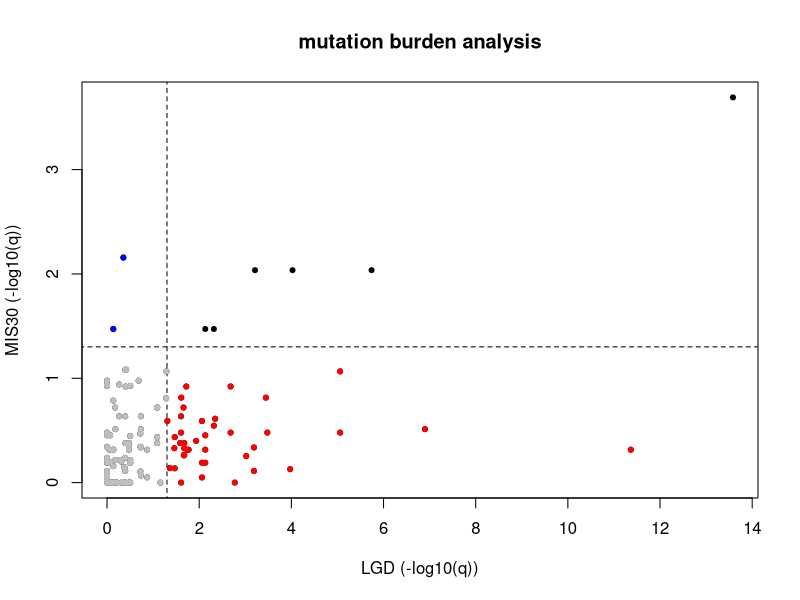
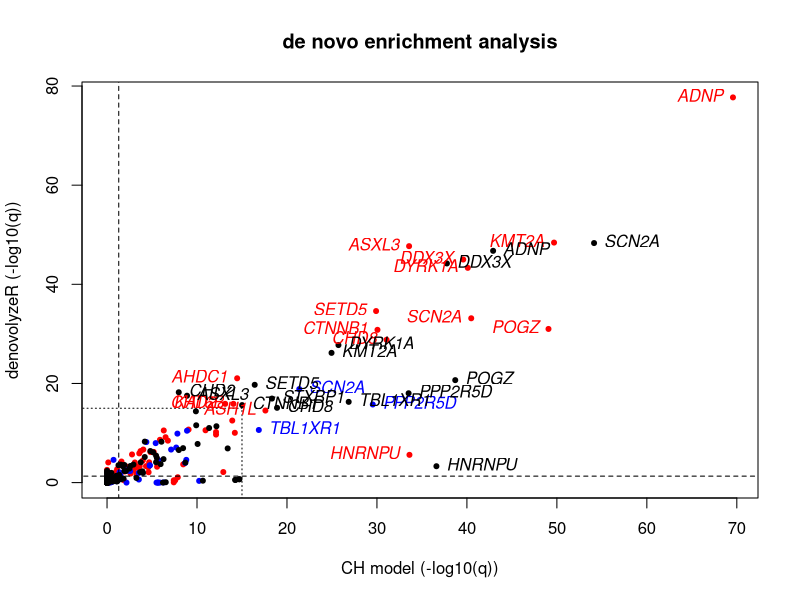
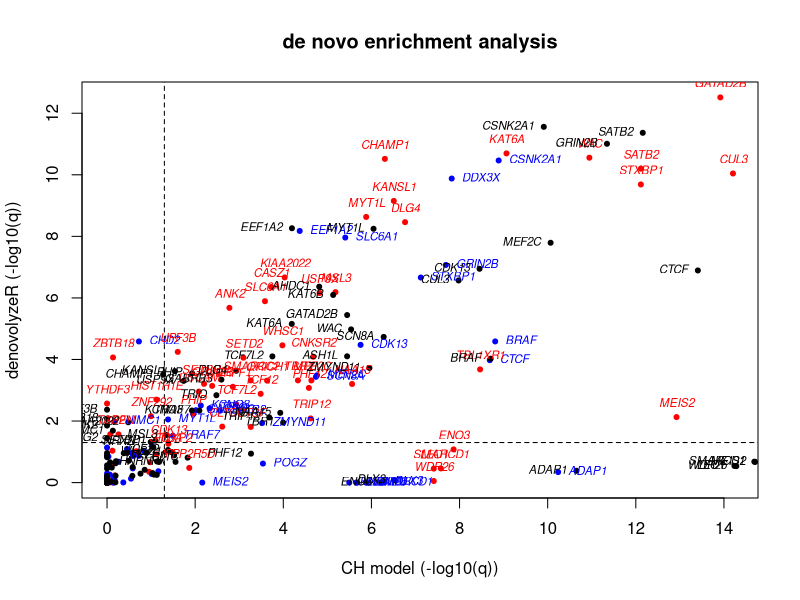

These charts were generated, in order, by the following R code:
###################################################################
# plot Figure 2a,2c
###################################################################

# set up work directory
setwd("/path/to/directory")

# read in my_dataset
my_dataset <- read.delim(file = "MIP125_genes_log10qvalue.txt", header=T)

# plot Figure 2a - mutation burden analysis
plot(as.numeric(as.character(my_dataset$fisher_LGD)),as.numeric(as.character(my_dataset$fisher_MIS30)),
     xlab="LGD (-log10(q))", ylab="MIS30 (-log10(q))", col="black",pch=20, main ="mutation burden analysis")
segments(x0 = -log10(0.05), y0 = -10, x1 = -log10(0.05), y1 = 100, col = "black", lty = 2)
segments(x0 = -10, y0 = -log10(0.05), x1 = 100, y1 = -log10(0.05), col = "black", lty = 2)

MIS30 <- my_dataset[my_dataset$fisher_MIS30 > (-log10(0.05)) & my_dataset$fisher_LGD < (-log10(0.05)),]
LGD <- my_dataset[my_dataset$fisher_LGD > (-log10(0.05)) & my_dataset$fisher_MIS30 < (-log10(0.05)),]
ALL <- my_dataset[my_dataset$fisher_MIS30 < (-log10(0.05)) & my_dataset$fisher_LGD < (-log10(0.05)),]

points(as.numeric(as.character(MIS30$fisher_LGD)),as.numeric(as.character(MIS30$fisher_MIS30)), col="blue",pch=20)
points(as.numeric(as.character(LGD$fisher_LGD)),as.numeric(as.character(LGD$fisher_MIS30)), col="red",pch=20)
points(as.numeric(as.character(ALL$fisher_LGD)),as.numeric(as.character(ALL$fisher_MIS30)), col="grey",pch=20)

# add gene name - optional
text(as.numeric(as.character(MIS30$fisher_MIS30))~as.numeric(as.character(MIS30$fisher_LGD)),
     labels=MIS30$Label,data=MIS30, cex=1.5, font=3,col="blue", pos=4)

text(as.numeric(as.character(LGD$fisher_MIS30))~as.numeric(as.character(LGD$fisher_LGD)),
     labels=LGD$Label,data=LGD, cex=1.5, font=3,col="red", pos=4)

text(as.numeric(as.character(ALL$fisher_MIS30))~as.numeric(as.character(ALL$fisher_LGD)),
     labels=ALL$Label,data=ALL, cex=1.5, font=3,col="black", pos=2)


# plot Figure 2c - all genes
plot(as.numeric(as.character(my_dataset$ch_dnLGD)),as.numeric(as.character(my_dataset$dy_dnLGD)),
     xlab="CH model (-log10(q))", ylab="denovolyzeR (-log10(q))", col="red",pch=20, main ="de novo enrichment analysis")
points(as.numeric(as.character(my_dataset$ch_dnMIS)),as.numeric(as.character(my_dataset$dy_dnMIS)), col="blue",pch=20)
points(as.numeric(as.character(my_dataset$ch_dnALT)),as.numeric(as.character(my_dataset$dy_dnALT)), col="black",pch=20)

segments(x0 = -log10(0.05), y0 = -10, x1 = -log10(0.05), y1 = 100, col = "black", lty = 2)
segments(x0 = -10, y0 = -log10(0.05), x1 = 100, y1 = -log10(0.05), col = "black", lty = 2)

segments(x0 = -5, y0 = 15, x1 = 15, y1 = 15, col = "black", lty = 3)
segments(x0 = 15, y0 = -5, x1 = 15, y1 = 15, col = "black", lty = 3)

# add gene name - optional
dnMIS <- my_dataset[my_dataset$ch_dnMIS>15 | my_dataset$dy_dnMIS>15,]
text(as.numeric(as.character(dnMIS$dy_dnMIS))~as.numeric(as.character(dnMIS$ch_dnMIS)),
     labels=dnMIS$Gene,data=dnMIS, cex=1, font=3,col="blue", pos=4)
dnLGD <- my_dataset[my_dataset$ch_dnLGD>15 | my_dataset$dy_dnLGD>15,]
text(as.numeric(as.character(dnLGD$dy_dnLGD))~as.numeric(as.character(dnLGD$ch_dnLGD)),
     labels=dnLGD$Gene,data=dnLGD, cex=1, font=3,col="red", pos=2)
dnALT <- my_dataset[my_dataset$ch_dnALT>15 | my_dataset$dy_dnALT>15,]
text(as.numeric(as.character(dnALT$dy_dnALT))~as.numeric(as.character(dnALT$ch_dnALT)),
     labels=dnALT$Gene,data=dnALT, cex=1, font=3,col="black", pos=4)

# plot Figure 2c - subset
dnMIS2 <- my_dataset[my_dataset$ch_dnMIS<15 & my_dataset$dy_dnMIS<15,]
dnLGD2 <- my_dataset[my_dataset$ch_dnLGD<15 & my_dataset$dy_dnLGD<15,]
dnALT2 <- my_dataset[my_dataset$ch_dnALT<15 & my_dataset$dy_dnALT<15,]

dnMIS3 <- dnMIS2[dnMIS2$ch_dnMIS > (-log10(0.05)) | dnMIS2$dy_dnMIS > (-log10(0.05)),]
dnLGD3 <- dnLGD2[dnLGD2$ch_dnLGD > (-log10(0.05)) | dnLGD2$dy_dnLGD > (-log10(0.05)),]
dnALT3 <- dnALT2[dnALT2$ch_dnALT > (-log10(0.05)) | dnALT2$dy_dnALT > (-log10(0.05)),]


plot(as.numeric(as.character(dnLGD2$ch_dnLGD)),as.numeric(as.character(dnLGD2$dy_dnLGD)),
     xlab="CH model (-log10(q))", ylab="denovolyzeR (-log10(q))", col="red",pch=20, main ="de novo enrichment analysis")
points(as.numeric(as.character(dnMIS2$ch_dnMIS)),as.numeric(as.character(dnMIS2$dy_dnMIS)), col="blue",pch=20)
points(as.numeric(as.character(dnALT2$ch_dnALT)),as.numeric(as.character(dnALT2$dy_dnALT)), col="black",pch=20)

segments(x0 = -log10(0.05), y0 = -10, x1 = -log10(0.05), y1 = 100, col = "black", lty = 2)
segments(x0 = -10, y0 = -log10(0.05), x1 = 100, y1 = -log10(0.05), col = "black", lty = 2)

# add gene name - optional
text(as.numeric(as.character(dnMIS3$dy_dnMIS))~as.numeric(as.character(dnMIS3$ch_dnMIS)),
     labels=dnMIS3$Gene,data=dnMIS3, cex=0.7, font=3,col="blue", pos=4)
text(as.numeric(as.character(dnLGD3$dy_dnLGD))~as.numeric(as.character(dnLGD3$ch_dnLGD)),
     labels=dnLGD3$Gene,data=dnLGD3, cex=0.7, font=3,col="red", pos=3)
text(as.numeric(as.character(dnALT3$dy_dnALT))~as.numeric(as.character(dnALT3$ch_dnALT)),
     labels=dnALT3$Gene,data=dnALT3, cex=0.7,  font=3, col="black", pos=2)

